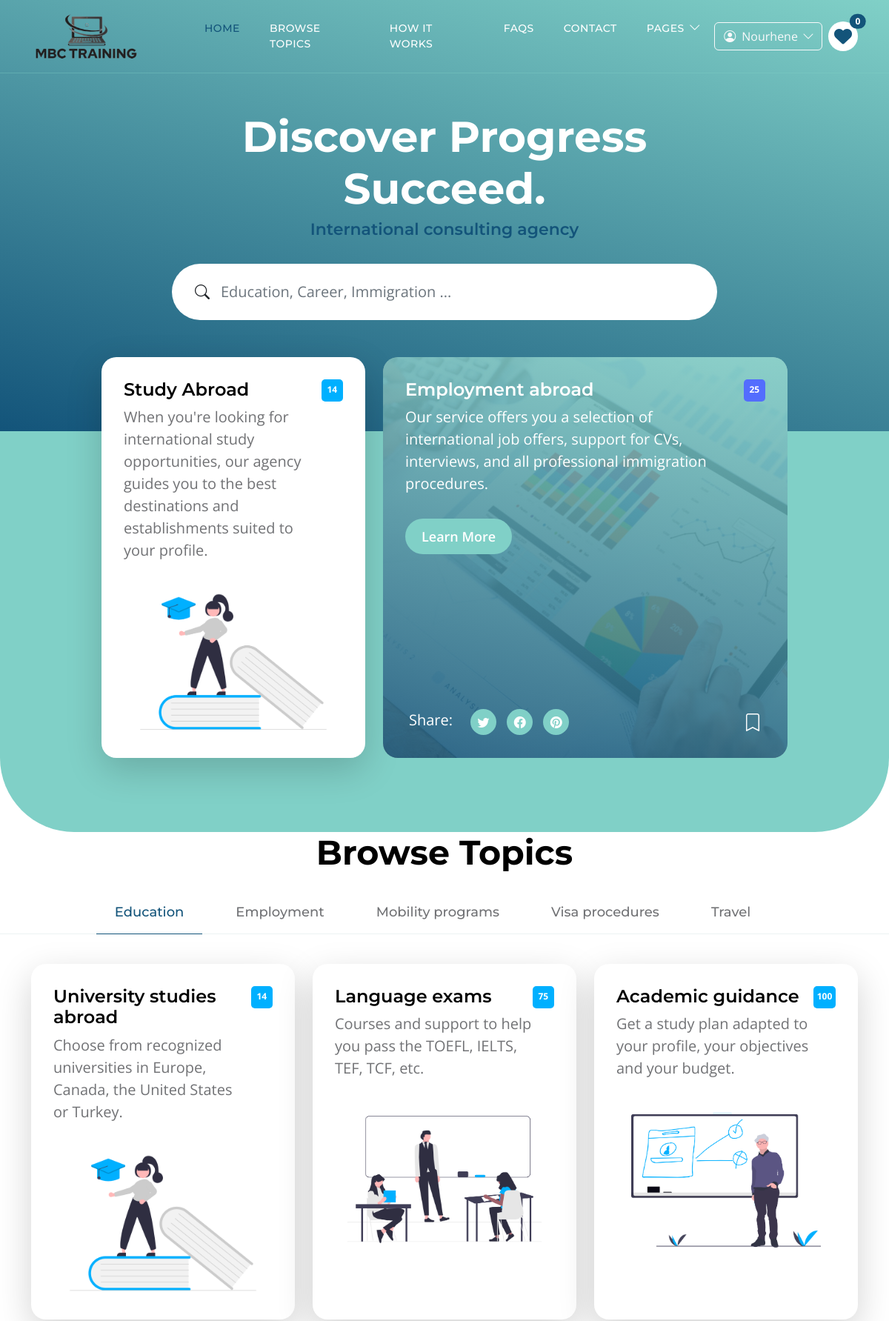
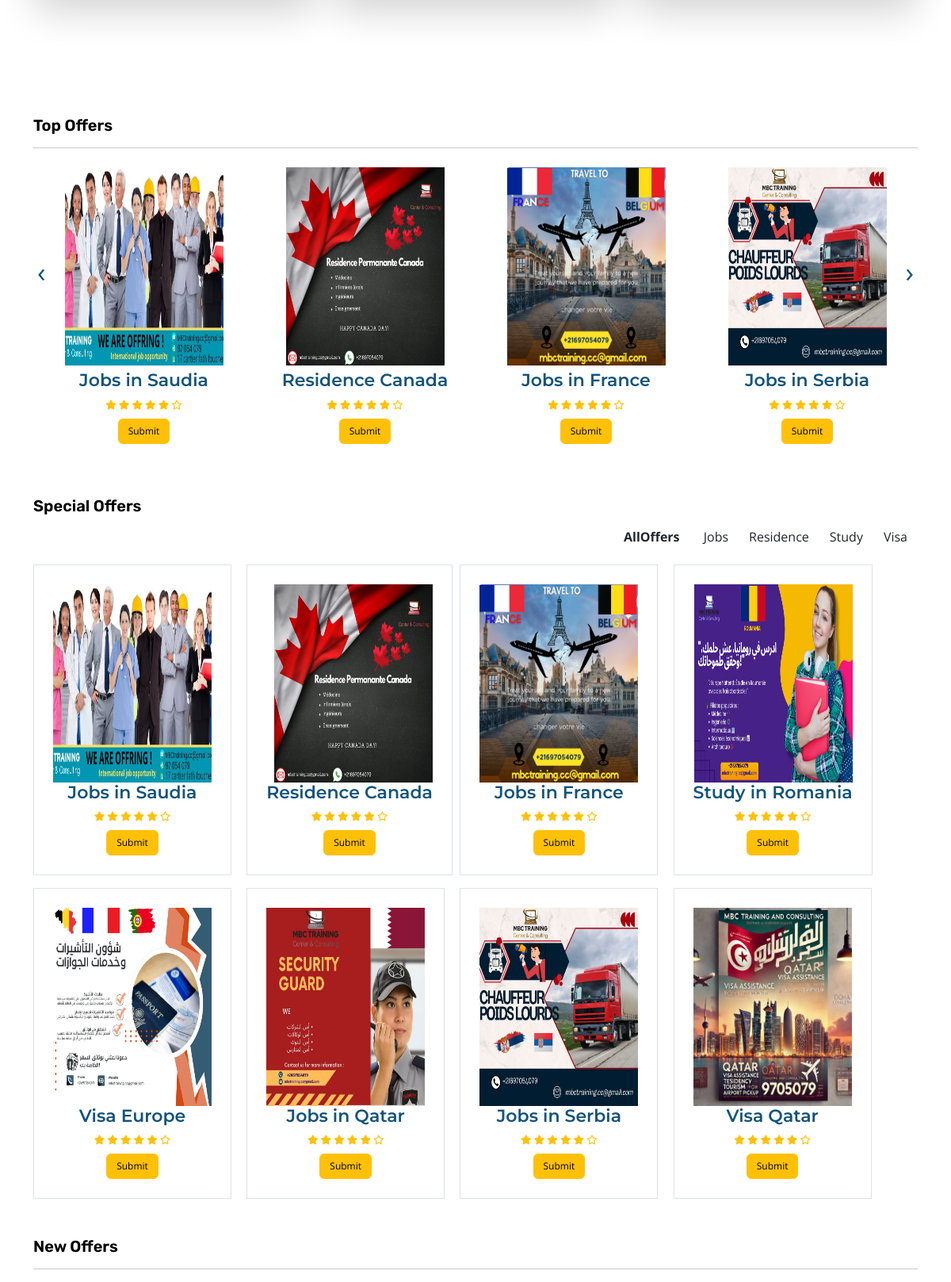
/index.php (signed in, upper part), run on the app's committed database (2 pictures, top to bottom).
### tables this page shows
CREATE TABLE `offer` (
  `item_id` INT(11) NOT NULL AUTO_INCREMENT,
  `item_name` VARCHAR(255) NOT NULL,
  `item_category` VARCHAR(255) NOT NULL,
  `item_image` VARCHAR(255) NOT NULL,
  `item_description` TEXT NOT NULL,
  `item_subdescription` VARCHAR(255) NOT NULL,
  `item_register` DATETIME DEFAULT NULL,
  PRIMARY KEY (`item_id`)
);

### index.php (called while the page is built, shortened)
<?php
include('header.php');
include('Template/_banner1.php');
include('Template/_banner2.php');
include('Template/_browse-topics.php');
include('Template/_top-offers.php');
include('Template/_special-offers.php');
include('Template/_new-offers.php');
include('footer.php');
?>

### database/DBController.php (called while the page is built, shortened)
<?php
class DBController {
    protected $host = "localhost";
    protected $user = "root";
    protected $password = "";
    protected $database = "consulting";
    public function __construct() {
        $this->con = mysqli_connect($this->host, $this->user, $this->password, $this->database);
    }
}
?>

### functions.php (called while the page is built, shortened)
<?php
require('database/DBController.php');
require('database/Offer.php');
$db = new DBController();
$offer = new Offer($db);
$favorite = new Favorite($db);
?>

### database/Offer.php (called while the page is built, shortened)
<?php
class Offer {
    public $db = null;
    public function __construct(DBController $db) {
        $this->db = $db;
    }
    public function getData($table = 'offer') {
        $result = $this->db->con->query("SELECT * FROM {$table}");
        $resultArray = array();
        while($item = mysqli_fetch_array($result, MYSQLI_ASSOC)) {
            $resultArray[] = $item;
        }
        return $resultArray;
    }
}
?>

### Template/_special-offers.php (the view, shortened to what this page needs)
<?php
    $category = array_map(function($item) { return $item['item_category'];}, $offer_shuffle);
    $unique_category = array_unique($category);
    sort($unique_category);
    shuffle($offer_shuffle);
    $in_favorites = $favorite->getFavoritesById($offer->getData('favorites')) ?? [];
?>
<section id="special-offers">
    <div class="container">
        <h4 class="font-size-20 font-rubik">Special Offers</h4>
        <div id="filters" class="button-group text-end">
            <button class="btn" style="font-weight: 700;" data-filter="">AllOffers</button>
            <?php
                array_map(function($item) {
                printf('<button class="btn" data-filter=".%s">%s</button>', $item, $item);
            }, $unique_category); ?>
        <div class="grid">
            <?php array_map(function($item) use ($in_favorites){ ?>
            <div class="grid-item <?php echo $item['item_category'] ?? 'Category'; ?> border">
                <div class="item p-4">
                    <div class="offer font-rale">
                        <a href="<?php printf('offer.php?item_id=%d', $item['item_id']); ?>"><img src="<?php echo $item['item_image'] ?? './images/offers/job offers qatar.jpg'; ?>" style="width: 200px;height: 250px;" alt="offer1"></a>
                        <div class="text-center">
                            <h6><?php echo $item['item_name'] ?? 'Unknown'; ?></h6>
                            <div class="rating text-warning font-size-12">
                                <span><i class="fas fa-star"></i></span>
                                <span><i class="fas fa-star"></i></span>
                                <span><i class="fas fa-star"></i></span>
                                <span><i class="fas fa-star"></i></span>
                                <span><i class="fas fa-star"></i></span>
                                <span><i class="far fa-star"></i></span>
                            </div>
                            <form method="post">
                                <?php
                                    if (in_array($item['item_id'], $in_favorites)) {
                                        echo '<button type="submit" disabled class="btn btn-warning font-size-12 mt-2" name="special-offer-submit">In Favorites</button>';
                                    } else {
                                        echo '<button type="submit" class="btn btn-warning font-size-12 mt-2" name="special-offer-submit">Submit</button>';
                                    }
                                ?>
                            </form>
                        </div>
                    </div>
                </div>
            </div>
            <?php }, $offer_shuffle); ?>
        </div>
    </div>
</section>

### Template/_top-offers.php (shortened to what this page needs)
<?php
$offer_shuffle = $offer->getData();
shuffle($offer_shuffle);
?>
<div id="top-offers">
    <div class="container py-5">
        <h4 class="font-size-20 font-rubik">Top Offers</h4>
        <hr>
        <div class="owl-carousel owl-theme">
            <?php foreach($offer_shuffle as $item) { ?>
            <div class="item py-2 text-center">
                <div class="offer font-rale">
                    <a href="<?php printf('offer.php?item_id=%d', $item['item_id']); ?>"><img src="<?php echo $item['item_image'] ?? './images/offers/job offers france.jpg'; ?>" alt="offer1" class="img-fluid" style="width:200px;height:250px;"></a>
                    <div>
                        <h6><?php echo $item['item_name'] ?? 'Unknown Offer'; ?></h6>
                        <div class="rating text-warning font-size-12">
                            <span><i class="fas fa-star"></i></span>
                            <span><i class="fas fa-star"></i></span>
                            <span><i class="fas fa-star"></i></span>
                            <span><i class="fas fa-star"></i></span>
                            <span><i class="fas fa-star"></i></span>
                            <span><i class="far fa-star"></i></span>
                        </div>
                        <form method="post">
                            <?php
                                if (in_array($item['item_id'], $favorite->getFavoritesById($offer->getData('favorites')) ?? [])) {
                                    echo '<button type="submit" disabled class="btn btn-warning font-size-12 mt-2" name="top-offer-submit">In Favorites</button>';
                                } else {
                                    echo '<button type="submit" class="btn btn-warning font-size-12 mt-2" name="top-offer-submit">Submit</button>';
                                }
                            ?>
                        </form>
                    </div>
                </div>
            </div>
            <?php } ?>
        </div>
    </div>
</div>

### css/templatemo-topic-listing.css (style rules this page uses)
:root { --white-color: #ffffff; --primary-color: #13547a; --secondary-color: #80d0c7; --section-bg-color: #f0f8ff; --custom-btn-bg-color: #80d0c7; --custom-btn-bg-hover-color: #13547a; --dark-color: #000000; --p-color: #717275; --border-color: #7fffd4; --link-hover-color: #13547a; --body-font-family: 'Open Sans', sans-serif; --title-font-family: 'Montserrat', sans-serif; --h1-font-size: 58px; --h2-font-size: 46px; --h3-font-size: 32px; --h4-font-size: 28px; --h5-font-size: 24px; --h6-font-size: 22px; --p-font-size: 20px; --menu-font-size: 14px; --btn-font-size: 18px; --copyright-font-size: 16px; --border-radius-large: 100px; --border-radius-medium: 20px; --border-radius-small: 10px; --font-weight-normal: 400; --font-weight-medium: 500; --font-weight-semibold: 600; --font-weight-bold: 700; }
body { background-color: var(--white-color); font-family: var(--body-font-family); }
h2, h3, h4, h5, h6 { color: var(--dark-color); }
h1, h2, h3, h4, h5, h6 { font-family: var(--title-font-family); font-weight: var(--font-weight-semibold); }
h4 { font-size: var(--h4-font-size); }
h6 { color: var(--primary-color); font-size: var(--h6-font-size); }
.font-size-12 { font-size: 12px; }
.font-size-20 { font-size: 20px; }
.font-rubik { font-family: "Rubik", cursive; }
#top-offers .owl-carousel .item .offer a { overflow: hidden; }
#top-offers .owl-carousel .item .offer img { transition: transform .5s ease; }
#special-offers .grid .grid-item { margin-right: 1.2rem; margin-top: 1rem; }

### data on the page
offer: item_image (picture), item_name "Jobs in Saudia"
offer: item_image (picture), item_name "Residence Canada"
offer: item_image (picture), item_name "Jobs in France"
offer: item_image (picture), item_name "Jobs in Serbia"
offer: item_category "Visa", item_image (picture), item_name "Visa Qatar"
offer: item_image (picture), item_name "Study in Romania"
offer: item_image (picture), item_name "Visa Europe"
offer: item_image (picture), item_name "Jobs in Qatar"

### other printed values
explode(' ', $_SESSION['full_name'])[0] "Nourhene"
$item "Jobs Residence Study"
